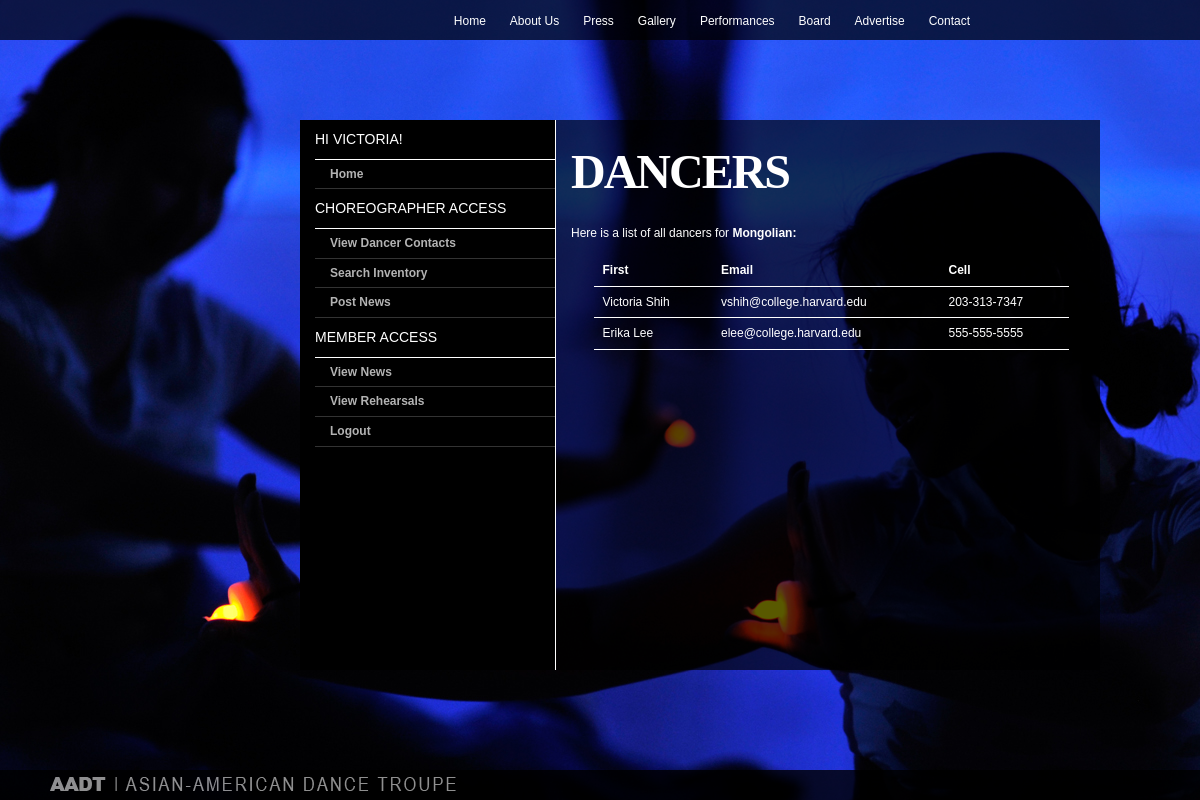
Screenshot of /dancers.php (signed in) with the database file from the repository.
### tables this page shows
CREATE TABLE IF NOT EXISTS `users` (
  `id` int(10) unsigned NOT NULL auto_increment,
  `username` varchar(255) NOT NULL,
  `hash` varchar(255) NOT NULL,
  `admin` int(1) unsigned NOT NULL,
  `first` varchar(255) NOT NULL,
  `last` varchar(255) NOT NULL,
  `class` int(10) unsigned NOT NULL,
  `dorm` varchar(255) NOT NULL,
  `email` varchar(255) NOT NULL,
  `cell` varchar(255) NOT NULL,
  PRIMARY KEY  (`id`)
);

CREATE TABLE IF NOT EXISTS `dances` (
  `id` int(10) unsigned NOT NULL,
  `dance` varchar(255) NOT NULL,
  `choreo` int(1) unsigned NOT NULL,
  PRIMARY KEY  (`id`,`dance`)
);

### includes/common.php (called while the page is built, shortened)
<?
$id = $_SESSION["id"];
$user = mysql_query("SELECT * FROM users WHERE id = '$id'");
$userrow = mysql_fetch_array($user);
$user_dances = mysql_query("SELECT * FROM dances WHERE id = '$id'");
while($user_dance = mysql_fetch_array($user_dances))
{
	if ($user_dance["choreo"])
		$choreo = true;
}
?>

### dancers.php (the view, shortened to what this page needs)
<?
	require_once("includes/common.php");
?>
<!DOCTYPE html>
<html>
	<head>
		<link href="styles.css" rel="stylesheet" type="text/css">
  </head>
  <body id="users">
		<div id="wrapper"style="width:100%;">
  		<? include("nav.php"); ?>
			<div class="center3" id="transparent"></div>
  		<div class="center3">
				<? include("sidebar.php"); ?>
				<div id="content">
				  <h1>Dancers</h1>
					<?
						$choreo_dances = mysql_query("SELECT * FROM dances WHERE id = '$id' AND choreo = '1'");
						while($choreo_dance_row = mysql_fetch_array($choreo_dances))
						{
							$dance = $choreo_dance_row["dance"];
							$dancers = mysql_query("SELECT * FROM dances WHERE (dance = '$dance' AND id != '1')");
							print('<p>Here is a list of all dancers for <b>' . $dance . ':</b></p>');
							print('<center><table class="formatted">');
							print('<tr>');
							print('<td><b>First</b></td>');
							print('<td><b>Email</b></td>');
							print('<td><b>Cell</b></td>');
							print('</tr>');
							while ($dancer = mysql_fetch_array($dancers))
							{
									$dancer_id = $dancer["id"];
									$dancer_row = mysql_fetch_array(mysql_query("SELECT * FROM users WHERE id = '$dancer_id'"));
									print('<tr>');
									print('<td>' . $dancer_row["first"] . ' ' . $dancer_row["last"] . '</td>');
									print('<td>' . $dancer_row["email"] . '</td>');
									print('<td>' . $dancer_row["cell"] . '</td>');
									print('</tr>');
							}
							print('</table></center><br>');
						}
					?>
  			</div>
  		</div>
	  </div>
  	<? include("footer.php"); ?>
	</body>
</html>

### nav.php
<div id="header">
</div>
<div id="nav">
    <ul>
    	<li><a href="index.php">Home</a></li>
    	<li><a href="about.php">About Us</a></li>
    	<li><a href="press.php">Press</a></li>
			<li><a href="gallery.php">Gallery</a></li>
 			<li><a href="performances.php">Performances</a></li>
    	<li><a href="members.php">Board</a></li>
			<li><a href="advertise.php">Advertise</a></li>
    	<li><a href="contact.php">Contact</a></li>
    </ul>
</div>

### sidebar.php (shortened to what this page needs)
<div id="sidebar">
  <h2>Hi ﻿<?= $userrow["first"] ?>!</h2>
	<ul>
  		<li><a href="home.php">Home</a></li>
  	</ul>
  <? if($choreo): ?>
  <h2>Choreographer Access</h2>
  	<ul>
  		<li><a href="dancers.php">View Dancer Contacts</a></li>
			<li><a href="search.php">Search Inventory</a></li>
			<li><a href="newsupdate.php">Post News</a></li>
	</ul>
  <? endif ?>
  <h2>Member Access</h2>
  	<ul>
  		<li><a href="news.php">View News</a></li>
  		<li><a href="rehearsals.php">View Rehearsals</a></li>
		<li><a href="logout.php">Logout</a></li>
	</ul>
</div>

### footer.php
<div id="footer">
    <a href="index.php"><img src="images/foot_logo.png" /></a>
</div>

### styles.css (style rules this page uses)
html { height:100%; }
body { background-attachment: fixed; background-repeat: no-repeat; background-position: center; color: #000000; font-family: Arial; font-size: 12px; line-height: 14pt; margin: 0; padding: 0; height: 100%; }
body#login, body#users { background: url('images/aadt_bg07.jpg') fixed; }
body p { text-align:justify; }
#wrapper { min-height: 100%; height: auto !important; height: 100%; margin: 0 auto -30px; }
a:link, a:active, a:visited { color:#FFFFFF; text-decoration:none; font-weight:bold; filter:alpha(opacity=70); opacity:.70; }
#header { height: 40px; background: #000000; filter:alpha(opacity=70); opacity:.70; }
#nav { position: absolute; top: 0; right: 50px; padding-right: 14em; margin: 0; }
#nav ul { margin: 0; padding-left: 0; color: White; float: right; }
#nav ul li { display: inline; }
#nav ul li a { height: 16px; padding: 12px 1em; color: White; text-decoration: none; float: left; font-weight: normal; filter:alpha(opacity=100); opacity:1.0; }
#transparent { background: #000000; filter:alpha(opacity=65); opacity:.65; }
.center3 { padding:0; margin:0; text-align: left; width: 800px; height: 550px; color: #ffffff; position:absolute; top:15%; left:25%; overflow:auto; }
h1 { font-family: Arial Black; font-size: 48px; text-transform: uppercase; letter-spacing: -2px; line-height:40px; }
h2 { font-family: Arial; font-size: 14px; font-weight: normal; letter-spacing: 0px; text-transform: uppercase; padding-top: 5px; padding-bottom: 5px; margin: 0; border-bottom: 1px solid #FFFFFF; }
#sidebar h2 { padding: 10px 0 10px 0; }
#footer { position: relative; margin-top: -30px; height: 30px; clear:both; width:100%; background:#000000; filter:alpha(opacity=80); opacity:.80; clear: both; }
#footer img { margin-top: 7px; margin-left: 50px; }
table.formatted { border-spacing: 0; width: 475px; }
.formatted td { padding: .5em .75em .5em .75em; border-bottom: 1px solid #FFFFFF; }
#content { float:left; width:65%; height:100%; padding-left: 15px; overflow:auto; }
#sidebar { float:left; width:30%; height:100%; border-right: 1px solid #FFFFFF; background:#000000; padding-left:15px; }
#sidebar ul { padding:0; margin:0; margin-left:0px; }
#sidebar ul li { display: block; padding: 5px 0 5px 0; border-bottom: 1px solid #333333; }
#sidebar ul li a { padding-left: 15px; text-decoration:none; }

### rows the page displays
users: first "VICTORIA"
dances: dance "Mongolian", users.first "Victoria", users.last "Shih", users.email "vshih@college.harvard.edu", users.cell "203-313-7347"
dances: users.first "Erika", users.last "Lee", users.email "elee@college.harvard.edu", users.cell "555-555-5555"
